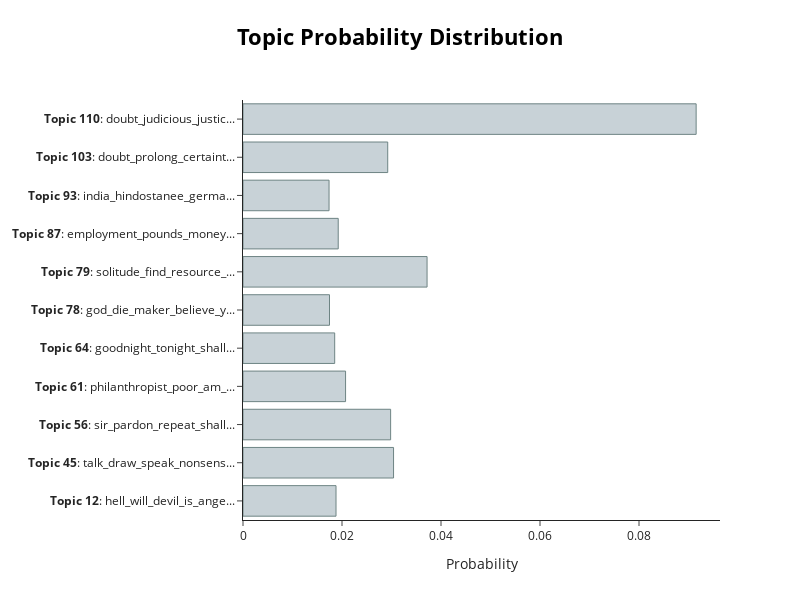

Notebook code for this chart:
### Markdown cell above
## Visualize Topic Probabilities

### Code cell
topic_model.visualize_distribution(probs[10])

### Figure 1 — Plotly figure (JSON) as saved in the notebook; plotly's stock layout.template omitted (floating-point values rounded to 4 significant figures)
{"data": [{"marker": {"color": "#C8D2D7", "line": {"color": "#6E8484", "width": 1}}, "orientation": "h", "type": "bar", "x": [0.01879, 0.03042, 0.02983, 0.02072, 0.01852, 0.01748, 0.03718, 0.01924, 0.01738, 0.02923, 0.09154], "y": ["<b>Topic 12</b>: hell_will_devil_is_ange...", "<b>Topic 45</b>: talk_draw_speak_nonsens...", "<b>Topic 56</b>: sir_pardon_repeat_shall...", "<b>Topic 61</b>: philanthropist_poor_am_...", "<b>Topic 64</b>: goodnight_tonight_shall...", "<b>Topic 78</b>: god_die_maker_believe_y...", "<b>Topic 79</b>: solitude_find_resource_...", "<b>Topic 87</b>: employment_pounds_money...", "<b>Topic 93</b>: india_hindostanee_germa...", "<b>Topic 103</b>: doubt_prolong_certaint...", "<b>Topic 110</b>: doubt_judicious_justic..."]}], "layout": {"height": 600, "hoverlabel": {"bgcolor": "white", "font": {"family": "Rockwell", "size": 16}}, "title": {"font": {"color": "Black", "size": 22}, "text": "<b>Topic Probability Distribution</b>", "x": 0.5, "xanchor": "center", "y": 0.95, "yanchor": "top"}, "width": 800, "xaxis": {"title": {"text": "Probability"}}}}
